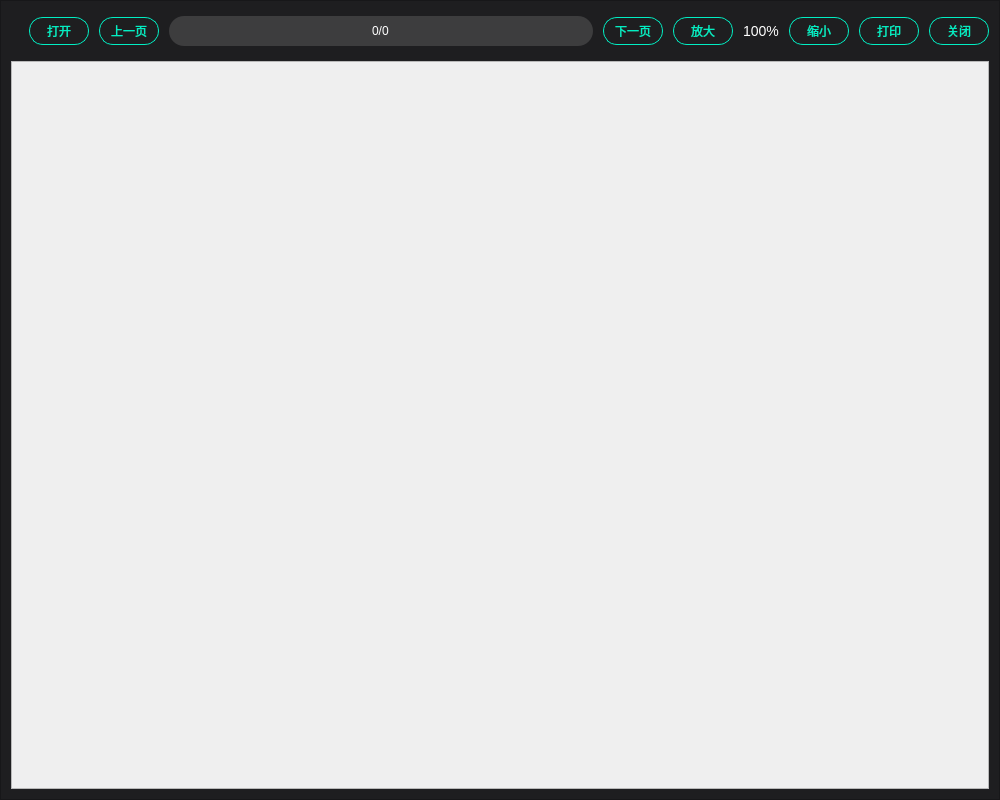
<?xml version="1.0" encoding="UTF-8"?>
<ui version="4.0">
 <class>QMuPDFReaderClass</class>
 <widget class="QWidget" name="QMuPDFReaderClass">
  <property name="geometry">
   <rect>
    <x>0</x>
    <y>0</y>
    <width>1000</width>
    <height>800</height>
   </rect>
  </property>
  <property name="windowTitle">
   <string>QMuPDFReader</string>
  </property>
  <layout class="QVBoxLayout" name="verticalLayout">
   <property name="spacing">
    <number>0</number>
   </property>
   <property name="leftMargin">
    <number>0</number>
   </property>
   <property name="topMargin">
    <number>0</number>
   </property>
   <property name="rightMargin">
    <number>0</number>
   </property>
   <property name="bottomMargin">
    <number>0</number>
   </property>
   <item>
    <widget class="QFrame" name="frame">
     <property name="styleSheet">
      <string notr="true">#frame
{
	background: #1E1E20;
	/*border-radius: 6px;*/
}</string>
     </property>
     <property name="frameShape">
      <enum>QFrame::StyledPanel</enum>
     </property>
     <property name="frameShadow">
      <enum>QFrame::Raised</enum>
     </property>
     <layout class="QVBoxLayout" name="verticalLayout_2">
      <property name="spacing">
       <number>0</number>
      </property>
      <property name="leftMargin">
       <number>10</number>
      </property>
      <property name="topMargin">
       <number>0</number>
      </property>
      <property name="rightMargin">
       <number>10</number>
      </property>
      <property name="bottomMargin">
       <number>10</number>
      </property>
      <item>
       <widget class="QWidget" name="widget_top" native="true">
        <property name="minimumSize">
         <size>
          <width>0</width>
          <height>60</height>
         </size>
        </property>
        <property name="maximumSize">
         <size>
          <width>16777215</width>
          <height>60</height>
         </size>
        </property>
        <property name="styleSheet">
         <string notr="true">QLabel
{
	font-family: 微软雅黑;
	font-size: 14px;
	color: #FFFFFF;
}

QPushButton
{
	border-radius: 14px;
	border: 1px solid #01EEC3;
	font-size: 12px;
	font-family: 微软雅黑;
	color: #01EEC3;
}</string>
        </property>
        <layout class="QHBoxLayout" name="horizontalLayout">
         <property name="spacing">
          <number>10</number>
         </property>
         <property name="leftMargin">
          <number>0</number>
         </property>
         <property name="topMargin">
          <number>0</number>
         </property>
         <property name="rightMargin">
          <number>0</number>
         </property>
         <property name="bottomMargin">
          <number>0</number>
         </property>
         <item>
          <widget class="QLabel" name="label_pdfFileName"/>
         </item>
         <item>
          <widget class="QPushButton" name="pushButton_openPDF">
           <property name="minimumSize">
            <size>
             <width>60</width>
             <height>28</height>
            </size>
           </property>
           <property name="maximumSize">
            <size>
             <width>60</width>
             <height>28</height>
            </size>
           </property>
           <property name="cursor">
            <cursorShape>PointingHandCursor</cursorShape>
           </property>
           <property name="text">
            <string>打开</string>
           </property>
           <property name="icon">
            <iconset>
             <normaloff>:/image/qrc/image/Folder_dev.png</normaloff>:/image/qrc/image/Folder_dev.png</iconset>
           </property>
           <property name="iconSize">
            <size>
             <width>30</width>
             <height>30</height>
            </size>
           </property>
          </widget>
         </item>
         <item>
          <widget class="QPushButton" name="pushButton_prevPage">
           <property name="minimumSize">
            <size>
             <width>60</width>
             <height>28</height>
            </size>
           </property>
           <property name="maximumSize">
            <size>
             <width>60</width>
             <height>28</height>
            </size>
           </property>
           <property name="cursor">
            <cursorShape>PointingHandCursor</cursorShape>
           </property>
           <property name="text">
            <string>上一页</string>
           </property>
          </widget>
         </item>
         <item>
          <widget class="QLineEdit" name="lineEdit_pageInfo">
           <property name="minimumSize">
            <size>
             <width>0</width>
             <height>30</height>
            </size>
           </property>
           <property name="maximumSize">
            <size>
             <width>16777215</width>
             <height>30</height>
            </size>
           </property>
           <property name="styleSheet">
            <string notr="true">background: rgba(234, 234, 234, 0.15);
border-radius: 15px;
font-size: 12px;
font-family: 微软雅黑;
color: #FFFFFF;</string>
           </property>
           <property name="text">
            <string>0/0</string>
           </property>
           <property name="alignment">
            <set>Qt::AlignCenter</set>
           </property>
          </widget>
         </item>
         <item>
          <widget class="QPushButton" name="pushButton_nextPage">
           <property name="minimumSize">
            <size>
             <width>60</width>
             <height>28</height>
            </size>
           </property>
           <property name="maximumSize">
            <size>
             <width>60</width>
             <height>28</height>
            </size>
           </property>
           <property name="cursor">
            <cursorShape>PointingHandCursor</cursorShape>
           </property>
           <property name="text">
            <string>下一页</string>
           </property>
          </widget>
         </item>
         <item>
          <widget class="QPushButton" name="pushButton_zoomIn">
           <property name="minimumSize">
            <size>
             <width>60</width>
             <height>28</height>
            </size>
           </property>
           <property name="maximumSize">
            <size>
             <width>60</width>
             <height>28</height>
            </size>
           </property>
           <property name="cursor">
            <cursorShape>PointingHandCursor</cursorShape>
           </property>
           <property name="text">
            <string>放大</string>
           </property>
          </widget>
         </item>
         <item>
          <widget class="QLabel" name="label_zoomFactor">
           <property name="text">
            <string>100%</string>
           </property>
           <property name="alignment">
            <set>Qt::AlignCenter</set>
           </property>
          </widget>
         </item>
         <item>
          <widget class="QPushButton" name="pushButton_zoomOut">
           <property name="minimumSize">
            <size>
             <width>60</width>
             <height>28</height>
            </size>
           </property>
           <property name="maximumSize">
            <size>
             <width>60</width>
             <height>28</height>
            </size>
           </property>
           <property name="cursor">
            <cursorShape>PointingHandCursor</cursorShape>
           </property>
           <property name="text">
            <string>缩小</string>
           </property>
          </widget>
         </item>
         <item>
          <widget class="QPushButton" name="pushButton_printer">
           <property name="minimumSize">
            <size>
             <width>60</width>
             <height>28</height>
            </size>
           </property>
           <property name="maximumSize">
            <size>
             <width>60</width>
             <height>28</height>
            </size>
           </property>
           <property name="cursor">
            <cursorShape>PointingHandCursor</cursorShape>
           </property>
           <property name="text">
            <string>打印</string>
           </property>
          </widget>
         </item>
         <item>
          <widget class="QPushButton" name="pushButton_close">
           <property name="minimumSize">
            <size>
             <width>60</width>
             <height>28</height>
            </size>
           </property>
           <property name="maximumSize">
            <size>
             <width>60</width>
             <height>28</height>
            </size>
           </property>
           <property name="cursor">
            <cursorShape>PointingHandCursor</cursorShape>
           </property>
           <property name="text">
            <string>关闭</string>
           </property>
          </widget>
         </item>
        </layout>
       </widget>
      </item>
      <item>
       <widget class="QScrollArea" name="scrollArea">
        <property name="styleSheet">
         <string notr="true">QScrollArea { border:none; background: transparent; }
QScrollArea &gt; QWidget &gt; QWidget { background: transparent; }
QScrollArea &gt; QWidget &gt; QScrollBar { background: palette(base); }</string>
        </property>
        <property name="widgetResizable">
         <bool>true</bool>
        </property>
        <widget class="SequentialPageWidget" name="pdfPages">
         <property name="geometry">
          <rect>
           <x>0</x>
           <y>0</y>
           <width>978</width>
           <height>728</height>
          </rect>
         </property>
        </widget>
       </widget>
      </item>
     </layout>
    </widget>
   </item>
  </layout>
 </widget>
 <layoutdefault spacing="6" margin="11"/>
 <customwidgets>
  <customwidget>
   <class>SequentialPageWidget</class>
   <extends>QWidget</extends>
   <header location="global">sequentialpagewidget.h</header>
   <container>1</container>
  </customwidget>
 </customwidgets>
 <resources>
  <include location="QMuPDFReader.qrc"/>
 </resources>
 <connections/>
</ui>
